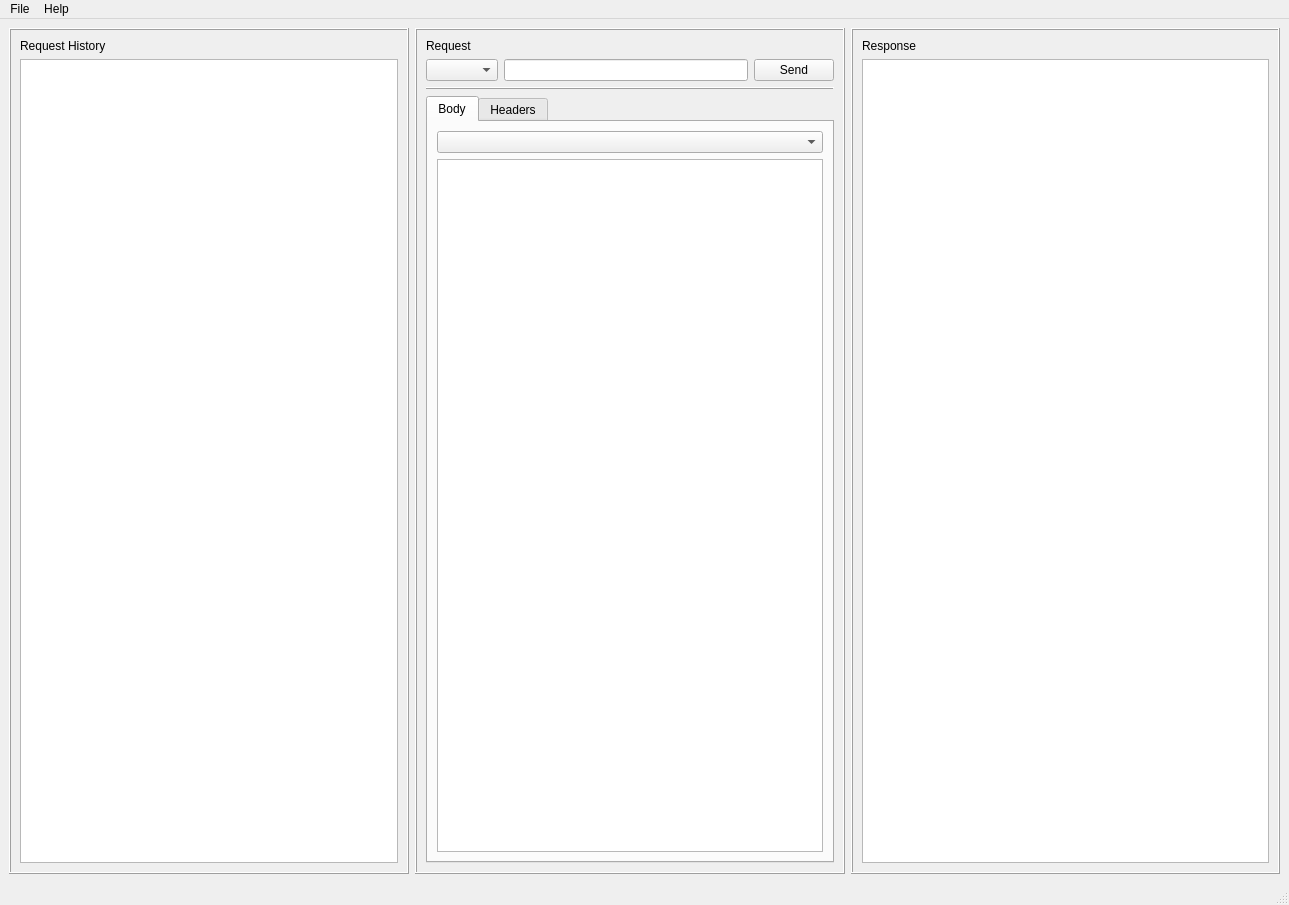
<?xml version="1.0" encoding="UTF-8"?>
<ui version="4.0">
 <class>MainWindow</class>
 <widget class="QMainWindow" name="MainWindow">
  <property name="geometry">
   <rect>
    <x>0</x>
    <y>0</y>
    <width>1289</width>
    <height>905</height>
   </rect>
  </property>
  <property name="windowTitle">
   <string>MainWindow</string>
  </property>
  <widget class="QWidget" name="centralwidget">
   <layout class="QHBoxLayout" name="horizontalLayout">
    <item>
     <widget class="QFrame" name="frame1">
      <property name="maximumSize">
       <size>
        <width>400</width>
        <height>16777215</height>
       </size>
      </property>
      <property name="frameShape">
       <enum>QFrame::Box</enum>
      </property>
      <property name="frameShadow">
       <enum>QFrame::Raised</enum>
      </property>
      <layout class="QVBoxLayout" name="verticalLayout_6">
       <item>
        <layout class="QVBoxLayout" name="verticalLayout_5">
         <item>
          <widget class="QLabel" name="label">
           <property name="text">
            <string>Request History</string>
           </property>
          </widget>
         </item>
         <item>
          <widget class="QTreeWidget" name="request_history_tree">
           <property name="columnCount">
            <number>1</number>
           </property>
           <attribute name="headerVisible">
            <bool>false</bool>
           </attribute>
           <column>
            <property name="text">
             <string notr="true">1</string>
            </property>
           </column>
          </widget>
         </item>
        </layout>
       </item>
      </layout>
     </widget>
    </item>
    <item>
     <widget class="QFrame" name="frame2">
      <property name="frameShape">
       <enum>QFrame::Box</enum>
      </property>
      <property name="frameShadow">
       <enum>QFrame::Raised</enum>
      </property>
      <layout class="QVBoxLayout" name="verticalLayout">
       <item>
        <widget class="QLabel" name="request_title_label">
         <property name="text">
          <string>Request</string>
         </property>
        </widget>
       </item>
       <item>
        <layout class="QHBoxLayout" name="request_bar_layout">
         <item>
          <widget class="QComboBox" name="http_verbs_combo_box"/>
         </item>
         <item>
          <widget class="QLineEdit" name="url_line_edit">
           <property name="placeholderText">
            <string/>
           </property>
          </widget>
         </item>
         <item>
          <widget class="QPushButton" name="send_push_button">
           <property name="text">
            <string>Send</string>
           </property>
          </widget>
         </item>
        </layout>
       </item>
       <item>
        <widget class="QFrame" name="request_line_frame">
         <property name="frameShape">
          <enum>QFrame::HLine</enum>
         </property>
         <property name="frameShadow">
          <enum>QFrame::Raised</enum>
         </property>
        </widget>
       </item>
       <item>
        <widget class="QTabWidget" name="tabWidget">
         <property name="currentIndex">
          <number>0</number>
         </property>
         <widget class="QWidget" name="body_tab">
          <attribute name="title">
           <string>Body</string>
          </attribute>
          <layout class="QVBoxLayout" name="verticalLayout_3">
           <item>
            <widget class="QComboBox" name="content_type_combo_box"/>
           </item>
           <item>
            <widget class="QPlainTextEdit" name="body_text_edit"/>
           </item>
          </layout>
         </widget>
         <widget class="QWidget" name="headers_tab">
          <attribute name="title">
           <string>Headers</string>
          </attribute>
          <layout class="QVBoxLayout" name="verticalLayout_4">
           <item>
            <widget class="QPlainTextEdit" name="headers_text_edit"/>
           </item>
          </layout>
         </widget>
        </widget>
       </item>
      </layout>
     </widget>
    </item>
    <item>
     <widget class="QFrame" name="frame3">
      <property name="frameShape">
       <enum>QFrame::Box</enum>
      </property>
      <property name="frameShadow">
       <enum>QFrame::Raised</enum>
      </property>
      <layout class="QVBoxLayout" name="verticalLayout_2">
       <item>
        <widget class="QLabel" name="response_title_label">
         <property name="text">
          <string>Response</string>
         </property>
        </widget>
       </item>
       <item>
        <widget class="QTextBrowser" name="response_text_edit">
         <property name="readOnly">
          <bool>true</bool>
         </property>
        </widget>
       </item>
      </layout>
     </widget>
    </item>
   </layout>
  </widget>
  <widget class="QMenuBar" name="main_menu_bar">
   <property name="geometry">
    <rect>
     <x>0</x>
     <y>0</y>
     <width>1289</width>
     <height>22</height>
    </rect>
   </property>
   <widget class="QMenu" name="file_menu">
    <property name="title">
     <string>File</string>
    </property>
    <addaction name="open_action"/>
    <addaction name="save_action"/>
    <addaction name="separator"/>
    <addaction name="exit_action"/>
   </widget>
   <widget class="QMenu" name="help_menu">
    <property name="title">
     <string>Help</string>
    </property>
    <addaction name="about_action"/>
   </widget>
   <addaction name="file_menu"/>
   <addaction name="help_menu"/>
  </widget>
  <widget class="QStatusBar" name="status_bar"/>
  <action name="open_action">
   <property name="text">
    <string>Open</string>
   </property>
  </action>
  <action name="exit_action">
   <property name="text">
    <string>Exit</string>
   </property>
  </action>
  <action name="about_action">
   <property name="text">
    <string>About</string>
   </property>
  </action>
  <action name="save_action">
   <property name="text">
    <string>Save</string>
   </property>
  </action>
 </widget>
 <resources/>
 <connections/>
</ui>
